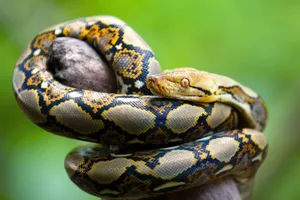
#> input picture images/python-ball.jpg, 300 x 200 px, found by its file name
$ python rotation.py
#> lines starting #> are read from the running program, lines starting #| are printed output that depends on the picture
import cv2

image = cv2.imread('./images/python-ball.jpg')
#> image is the input picture: shape (200, 300, 3); mean B, G, R 73.9, 126.8, 108.7

if image is None:
    print('Could not load')
else:
    (h,w) = image.shape[:2]
#> h = 200; w = 300

    center = (w//2,h//2)
#> center = (150, 100)

    M = cv2.getRotationMatrix2D(center, 90, 1.0)
#> M = [[6.12e-17, 1, 50], [-1, 6.12e-17, 250]]
    rotated_image = cv2.warpAffine(image,M,(w,h))
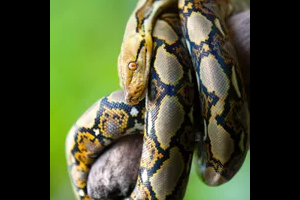
#> rotated_image: shape (200, 300, 3); mean B, G, R 49.7, 80.9, 73.7

    cv2.imshow('ORIGINAL', image)
    cv2.imshow('ROTATED IMAGE', rotated_image)
    cv2.waitKey(0)
    cv2.destroyAllWindows()

$ run again, with images/dog.jpeg copied over images/python-ball.jpg
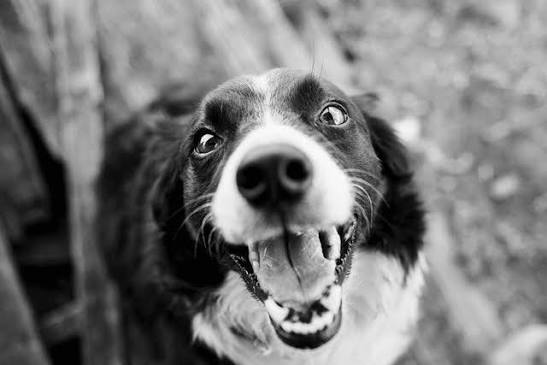
#> input picture images/dog.jpeg, 547 x 365 px, found by its file name
#> image is the input picture: shape (365, 547, 3); min 0, max 255, mean 120.7
#> `rotated_image = cv2.warpAffine(image,M,(w,h))`:
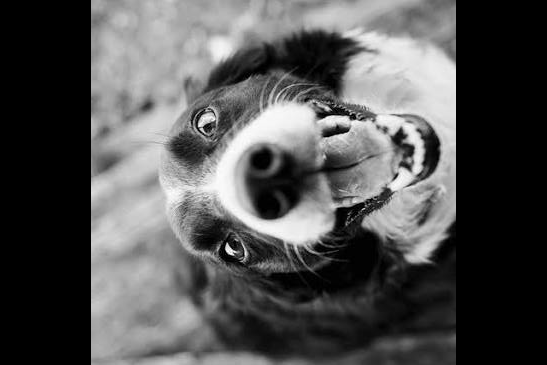
#> rotated_image: shape (365, 547, 3); min 0, max 255, mean 82.1
